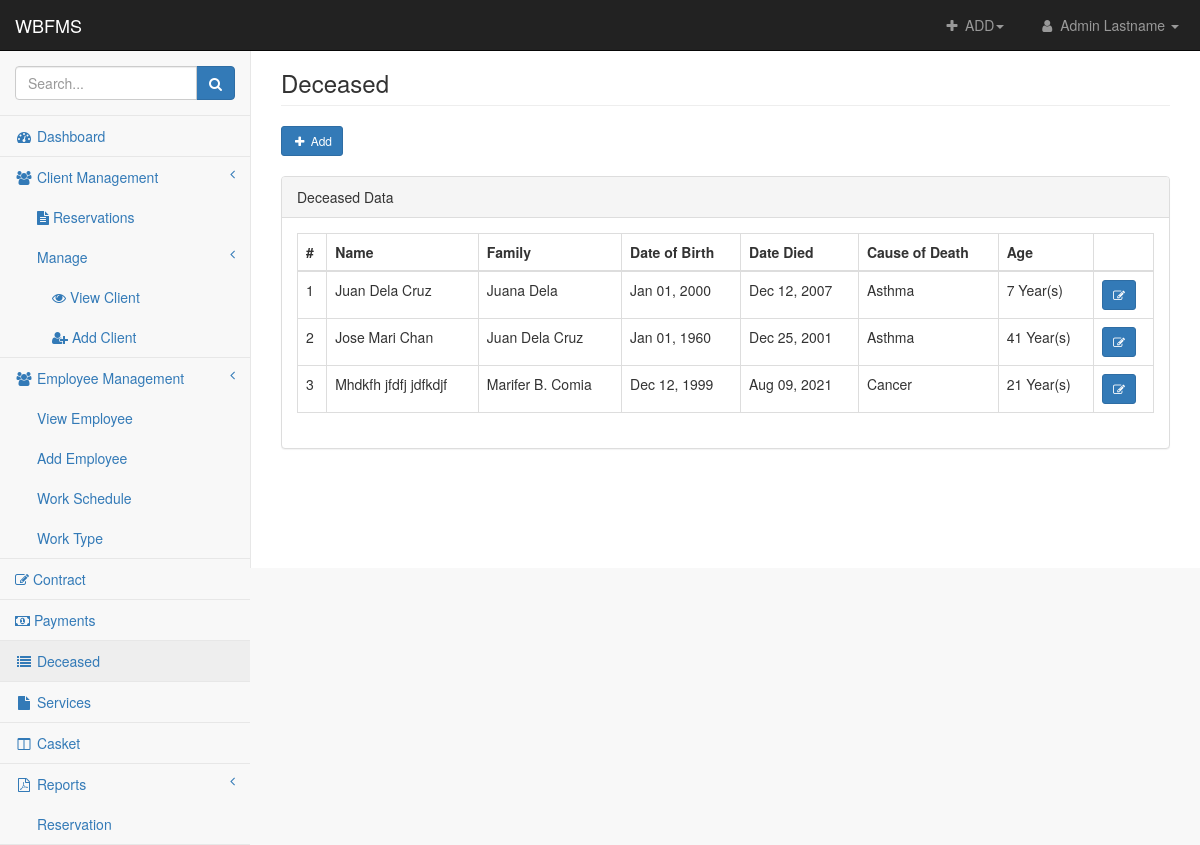
The page /admin/deceased.php (signed in) on the database as committed earlier.
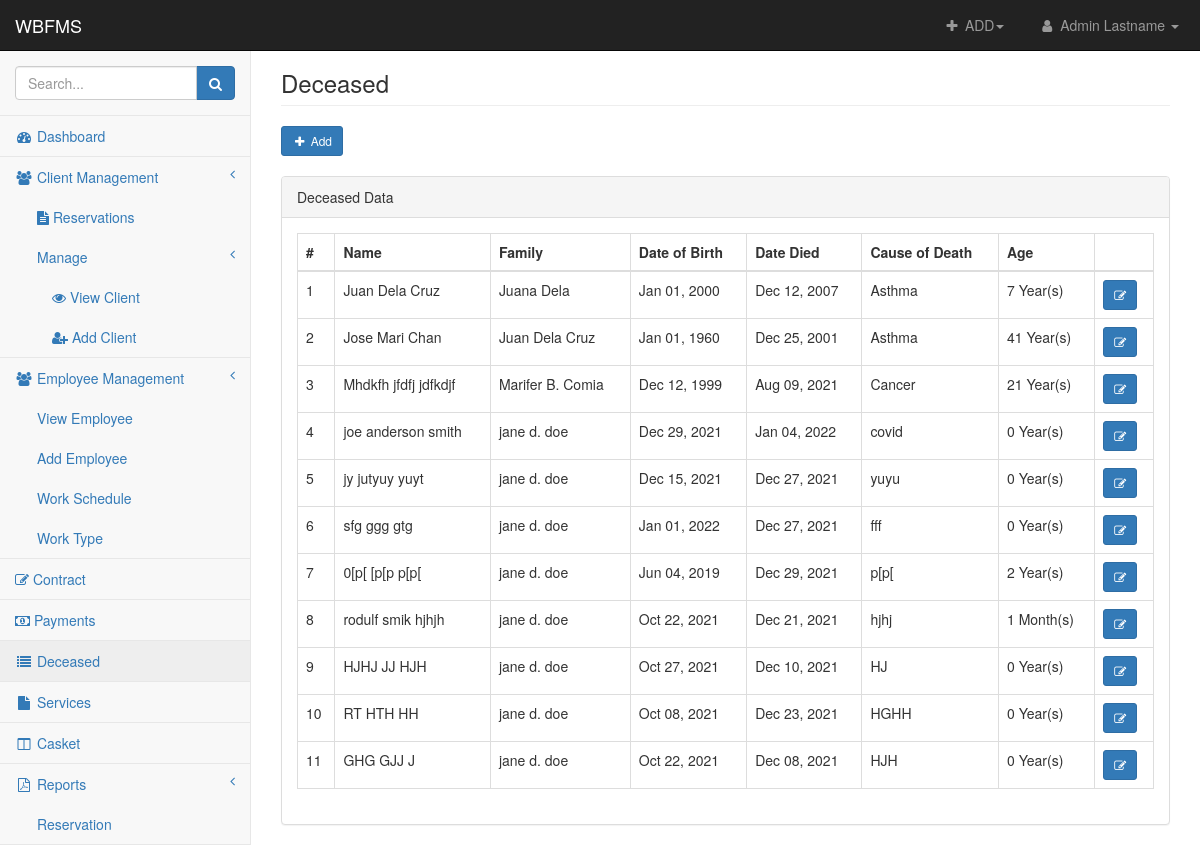
The same page on the database as committed later.
### tables this page shows
CREATE TABLE `deceased` (
  `deceased_id` int(11) NOT NULL,
  `deceased_fname` text NOT NULL,
  `deceased_mname` text NOT NULL,
  `deceased_lname` text NOT NULL,
  `date_of_birth` date NOT NULL,
  `date_died` date NOT NULL,
  `age` text NOT NULL,
  `cause_of_death` text NOT NULL,
  `religion` text NOT NULL,
  `status` text NOT NULL,
  `added_date` datetime NOT NULL,
  `family_id` int(11) NOT NULL,
  `branch_id` int(11) NOT NULL
);

CREATE TABLE `client` (
  `client_id` int(11) NOT NULL,
  `client_firstname` text NOT NULL,
  `client_middlename` text NOT NULL,
  `client_lastname` text NOT NULL,
  `client_email` text NOT NULL,
  `client_phone` text NOT NULL,
  `client_username` text NOT NULL,
  `client_password` text NOT NULL,
  `client_application_date` datetime NOT NULL
);

### admin/includes/nav.php (called while the page is built, shortened)
<?php include 'includes/session.php'?>

### admin/includes/session.php (called while the page is built, shortened)
<?php
	include 'db-connection.php';
	$sql = "SELECT * FROM admin LEFT JOIN branches ON admin.branch_id = branches.branch_id WHERE admin.admin_id = '".$_SESSION['admin']."' AND branches.branch_id = '".$_SESSION['branch']."'";
	$query = $conn->query($sql);
	$user = $query->fetch_assoc();
?>

### admin/deceased.php (the view, shortened to what the changed rows need)
<?php include 'includes/header.php' ?>
<body>
<div id="wrapper">
    <?php include 'includes/nav.php' ?>
    <div id="page-wrapper">
        <div class="container-fluid">
            <br>
            <div class="row">
                <div class="col-lg-12">
                    <div class="panel panel-default">
                        <div class="panel-body">
                            <div class="table-responsive">
                                <table class="table table-bordered table-hover" id="dataTables-example">
                                    <thead>
                                        <th>#</th>
                                        <th>Name</th>
                                        <th>Family</th>
                                        <th>Date of Birth</th>
                                        <th>Date Died</th>
                                        <th>Cause of Death</th>
                                        <th>Age</th>
                                        <th></th>
                                    </thead>
                                    <tbody>
                                        <?php
                                            $deceased = "SELECT * FROM deceased LEFT JOIN client ON client.client_id = deceased.family_id LEFT JOIN branches ON branches.branch_id = deceased.branch_id WHERE branches.branch_id = '".$user['branch_id']."'";
                                            $deceased_query = $conn->query($deceased);
                                            $no=1;
                                            while($row_deceased = $deceased_query->fetch_assoc()) { ?>
                                                <tr>
                                                    <td><?php echo $no;?></td>
                                                    <td><?php echo $row_deceased['deceased_fname'] . ' ' . $row_deceased['deceased_mname'] . ' ' . $row_deceased['deceased_lname']; ?></td>
                                                    <td><?php echo $row_deceased['client_firstname'] . ' ' . $row_deceased['client_middlename'] . ' ' . $row_deceased['client_lastname']; ?></td>
                                                    <td><?php echo date('M d, Y', strtotime($row_deceased['date_of_birth'])); ?></td>
                                                    <td><?php echo date('M d, Y', strtotime($row_deceased['date_died'])); ?></td>
                                                    <td><?php echo $row_deceased['cause_of_death']; ?></td>
                                                    <td><?php echo $row_deceased['age']; ?></td>
                                                    <td>
														<div class="btn-group btn-group-sm">
                                                            <button class="edit-deceased btn btn-primary btn-sm" data-id="<?php echo $row_deceased['deceased_id']; ?>"><i class="fa fa-edit"></i> </button>
														</div>
													</td>
                                                </tr>
                                        <?php $no++; } ?>
                                    </tbody>
                                </table>
                            </div>
                        </div>
                    </div>
                </div>
            </div>
        </div>
    </div>
</div>
</body>
</html>

Rows that differ between the two databases and show on the page:
added deceased: deceased_fname "joe", deceased_mname "anderson", deceased_lname "smith", family.client_firstname "jane", family.client_middlename "d.", family.client_lastname "doe", date_of_birth "Dec 29, 2021", date_died "Jan 04, 2022", cause_of_death "covid", age "0 Year(s)"
added deceased: deceased_fname "jy", deceased_mname "jutyuy", deceased_lname "yuyt", family.client_firstname "jane", family.client_middlename "d.", family.client_lastname "doe", date_of_birth "Dec 15, 2021", date_died "Dec 27, 2021", cause_of_death "yuyu", age "0 Year(s)"
added deceased: deceased_fname "sfg", deceased_mname "ggg", deceased_lname "gtg", family.client_firstname "jane", family.client_middlename "d.", family.client_lastname "doe", date_of_birth "Jan 01, 2022", date_died "Dec 27, 2021", cause_of_death "fff", age "0 Year(s)"
added deceased: deceased_fname "0[p[", deceased_mname "[p[p", deceased_lname "p[p[", family.client_firstname "jane", family.client_middlename "d.", family.client_lastname "doe", date_of_birth "Jun 04, 2019", date_died "Dec 29, 2021", cause_of_death "p[p[", age "2 Year(s)"
added deceased: deceased_fname "rodulf", deceased_mname "smik", deceased_lname "hjhjh", family.client_firstname "jane", family.client_middlename "d.", family.client_lastname "doe", date_of_birth "Oct 22, 2021", date_died "Dec 21, 2021", cause_of_death "hjhj", age "1 Month(s)"
added deceased: deceased_fname "HJHJ", deceased_mname "JJ", deceased_lname "HJH", family.client_firstname "jane", family.client_middlename "d.", family.client_lastname "doe", date_of_birth "Oct 27, 2021", date_died "Dec 10, 2021", cause_of_death "HJ", age "0 Year(s)"
added deceased: deceased_fname "RT", deceased_mname "HTH", deceased_lname "HH", family.client_firstname "jane", family.client_middlename "d.", family.client_lastname "doe", date_of_birth "Oct 08, 2021", date_died "Dec 23, 2021", cause_of_death "HGHH", age "0 Year(s)"
added deceased: deceased_fname "GHG", deceased_mname "GJJ", deceased_lname "J", family.client_firstname "jane", family.client_middlename "d.", family.client_lastname "doe", date_of_birth "Oct 22, 2021", date_died "Dec 08, 2021", cause_of_death "HJH", age "0 Year(s)"
